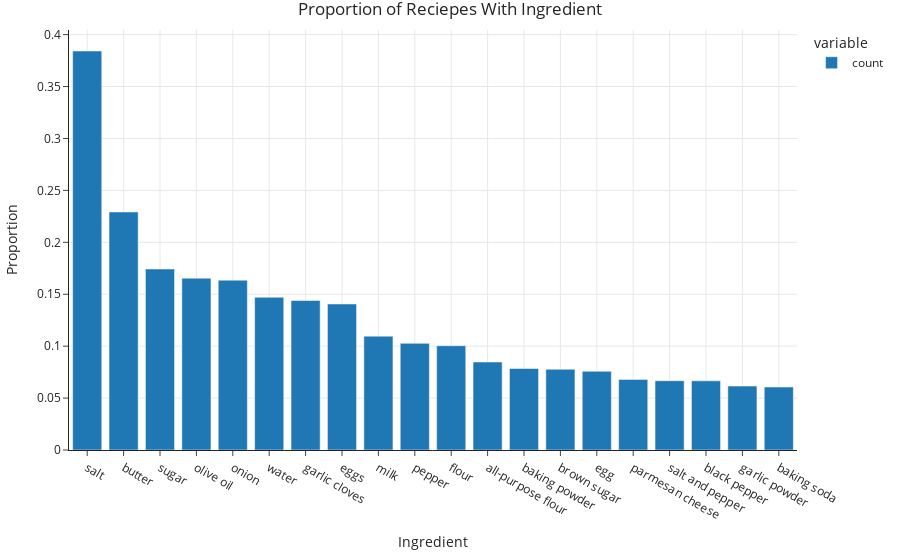

The code cell stored with this chart in its notebook:
### Markdown cell above
The bar graph above shows that while recipes where one of the ingredients includes sugar tend to have a higher sugar quantity, it's possible for even those recipes without them to by sugary.

However, this begs some interesting questions...
1) What are some of the most influential ingredredients?
2) Can we predict their presense using the other features we have?

Let's see...

### Code cell
# creating a series of the most popular ingredients. The values are the proportion recipes which have them.
# this reflects any class imbalances
all_ingredients = np.concatenate(df['ingredients'].values)
popular_ingredient_counts = ((pd.Series(all_ingredients).value_counts()) / df.shape[0]).head(20)
impopular_ingredient_counts = pd.Series(all_ingredients).value_counts().tail(20)


# plotting the popular ingredients
(px
 .bar(popular_ingredient_counts, title='Proportion of Reciepes With Ingredient')
 .update_layout(xaxis_title = 'Ingredient', yaxis_title='Proportion')
)

### Figure 1 — Plotly figure (JSON) as saved in the notebook; plotly's stock layout.template omitted (floating-point values rounded to 4 significant figures)
{"data": [{"alignmentgroup": "True", "hovertemplate": "variable=count<br>index=%{x}<br>value=%{y}<extra></extra>", "legendgroup": "count", "marker": {"color": "#1F77B4", "pattern": {"shape": ""}}, "name": "count", "offsetgroup": "count", "orientation": "v", "showlegend": true, "textposition": "auto", "type": "bar", "x": ["salt", "butter", "sugar", "olive oil", "onion", "water", "garlic cloves", "eggs", "milk", "pepper", "flour", "all-purpose flour", "baking powder", "brown sugar", "egg", "parmesan cheese", "salt and pepper", "black pepper", "garlic powder", "baking soda"], "xaxis": "x", "y": [0.3842, 0.2292, 0.1743, 0.1655, 0.1635, 0.1471, 0.144, 0.1406, 0.1096, 0.1027, 0.1004, 0.08473, 0.07847, 0.07774, 0.07578, 0.06798, 0.06673, 0.0666, 0.06154, 0.06062], "yaxis": "y"}], "layout": {"autosize": true, "barmode": "relative", "legend": {"title": {"text": "variable"}, "tracegroupgap": 0}, "title": {"text": "Proportion of Reciepes With Ingredient"}, "xaxis": {"anchor": "y", "autorange": true, "domain": [0, 1], "range": [-0.5, 19.5], "title": {"text": "Ingredient"}, "type": "category"}, "yaxis": {"anchor": "x", "autorange": true, "domain": [0, 1], "range": [0, 0.4044], "title": {"text": "Proportion"}, "type": "linear"}}}
